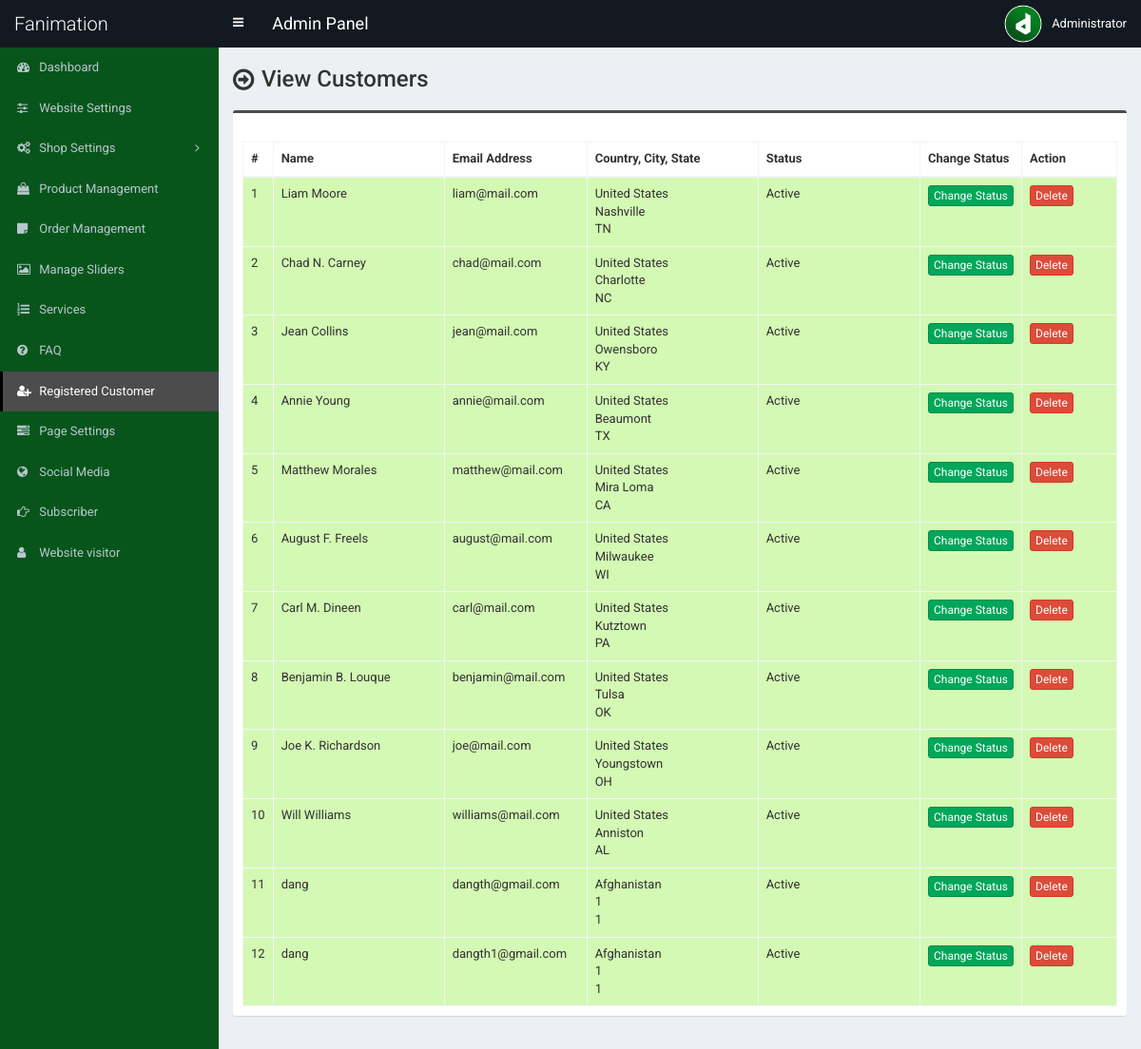
/admin/customer.php (signed in), run on an earlier commit of the app's database.
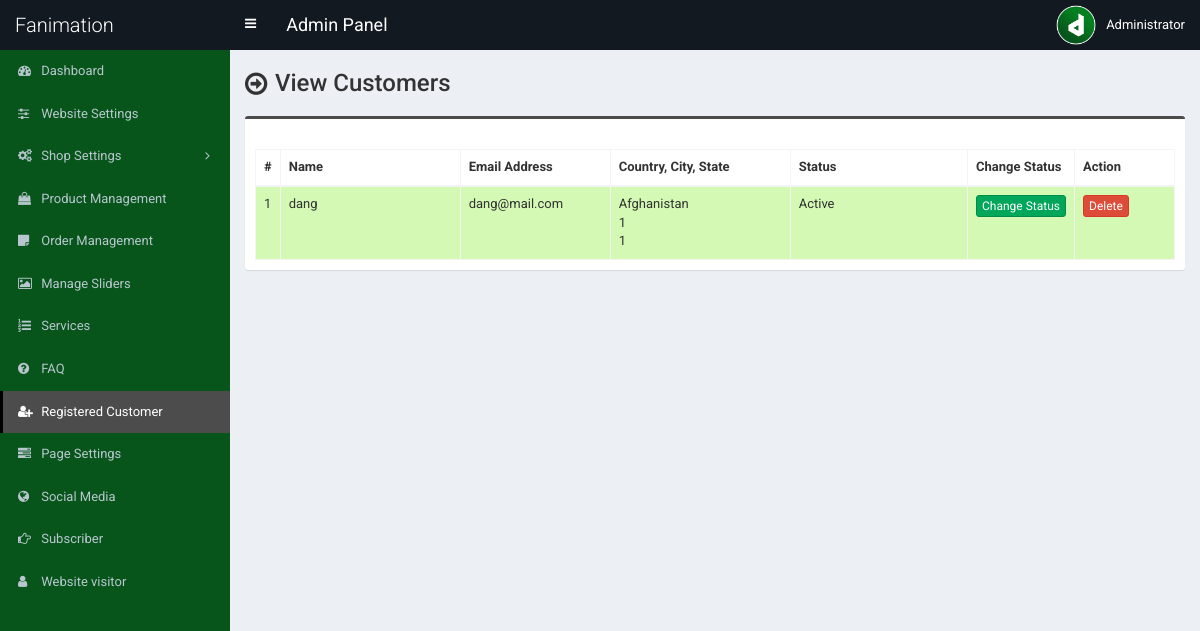
And on a later commit of the database.
### tables this page shows
CREATE TABLE `tbl_customer` (
  `cust_id` int(11) NOT NULL,
  `cust_name` varchar(100) NOT NULL,
  `cust_cname` varchar(100) NOT NULL,
  `cust_email` varchar(100) NOT NULL,
  `cust_phone` varchar(50) NOT NULL,
  `cust_country` int(11) NOT NULL,
  `cust_address` text NOT NULL,
  `cust_city` varchar(100) NOT NULL,
  `cust_state` varchar(100) NOT NULL,
  `cust_zip` varchar(30) NOT NULL,
  `cust_b_name` varchar(100) NOT NULL,
  `cust_b_cname` varchar(100) NOT NULL,
  `cust_b_phone` varchar(50) NOT NULL,
  `cust_b_country` int(11) NOT NULL,
  `cust_b_address` text NOT NULL,
  `cust_b_city` varchar(100) NOT NULL,
  `cust_b_state` varchar(100) NOT NULL,
  `cust_b_zip` varchar(30) NOT NULL,
  `cust_s_name` varchar(100) NOT NULL,
  `cust_s_cname` varchar(100) NOT NULL,
  `cust_s_phone` varchar(50) NOT NULL,
  `cust_s_country` int(11) NOT NULL,
  `cust_s_address` text NOT NULL,
  `cust_s_city` varchar(100) NOT NULL,
  `cust_s_state` varchar(100) NOT NULL,
  `cust_s_zip` varchar(30) NOT NULL,
  `cust_password` varchar(100) NOT NULL,
  `cust_token` varchar(255) NOT NULL,
  `cust_datetime` varchar(100) NOT NULL,
  `cust_timestamp` varchar(100) NOT NULL,
  `cust_status` int(1) NOT NULL
);

CREATE TABLE `tbl_country` (
  `country_id` int(11) NOT NULL,
  `country_name` varchar(100) NOT NULL DEFAULT ''
);

### admin/customer.php (the view, shortened to what this page needs)
<?php require_once('header.php'); ?>
<section class="content-header">
	<div class="content-header-left">
		<h1>View Customers</h1>
	</div>
</section>
<section class="content">
	<div class="row">
		<div class="col-md-12">
			<div class="box box-info">
				<div class="box-body table-responsive">
					<table id="example1" class="table table-bordered table-hover table-striped">
						<thead>
							<tr>
								<th width="10">#</th>
								<th width="180">Name</th>
								<th width="150">Email Address</th>
								<th width="180">Country, City, State</th>
								<th>Status</th>
								<th width="100">Change Status</th>
								<th width="100">Action</th>
							</tr>
						</thead>
						<tbody>
							<?php
							$i=0;
							$statement = $pdo->prepare("SELECT *
														FROM tbl_customer t1
														JOIN tbl_country t2
														ON t1.cust_country = t2.country_id
													");
							$statement->execute();
							$result = $statement->fetchAll(PDO::FETCH_ASSOC);
							foreach ($result as $row) {
								$i++;
								?>
								<tr class="<?php if($row['cust_status']==1) {echo 'bg-g';}else {echo 'bg-r';} ?>">
									<td><?php echo $i; ?></td>
									<td><?php echo $row['cust_name']; ?></td>
									<td><?php echo $row['cust_email']; ?></td>
									<td>
										<?php echo $row['country_name']; ?><br>
										<?php echo $row['cust_city']; ?><br>
										<?php echo $row['cust_state']; ?>
									</td>
									<td><?php if($row['cust_status']==1) {echo 'Active';} else {echo 'Inactive';} ?></td>
									<td>
										<a href="customer-change-status.php?id=<?php echo $row['cust_id']; ?>" class="btn btn-success btn-xs">Change Status</a>
									</td>
									<td>
										<a href="#" class="btn btn-danger btn-xs" data-href="customer-delete.php?id=<?php echo $row['cust_id']; ?>" data-toggle="modal" data-target="#confirm-delete">Delete</a>
									</td>
								</tr>
								<?php
							}
							?>
						</tbody>
					</table>
				</div>
			</div>
		</div>
	</div>
</section>
<?php require_once('footer.php'); ?>

What changed in the data, as far as the page shows it:
removed tbl_customer: cust_name "Liam Moore", cust_email "liam@mail.com", tbl_country.country_name "United States", cust_city "Nashville", cust_state "TN", cust_status "Active"
removed tbl_customer: cust_name "Chad N. Carney", cust_email "chad@mail.com", tbl_country.country_name "United States", cust_city "Charlotte", cust_state "NC", cust_status "Active"
removed tbl_customer: cust_name "Jean Collins", cust_email "jean@mail.com", tbl_country.country_name "United States", cust_city "Owensboro", cust_state "KY", cust_status "Active"
removed tbl_customer: cust_name "Annie Young", cust_email "annie@mail.com", tbl_country.country_name "United States", cust_city "Beaumont", cust_state "TX", cust_status "Active"
removed tbl_customer: cust_name "Matthew Morales", cust_email "matthew@mail.com", tbl_country.country_name "United States", cust_city "Mira Loma", cust_state "CA", cust_status "Active"
removed tbl_customer: cust_name "August F. Freels", cust_email "august@mail.com", tbl_country.country_name "United States", cust_city "Milwaukee", cust_state "WI", cust_status "Active"
removed tbl_customer: cust_name "Carl M. Dineen", cust_email "carl@mail.com", tbl_country.country_name "United States", cust_city "Kutztown", cust_state "PA", cust_status "Active"
removed tbl_customer: cust_name "Benjamin B. Louque", cust_email "benjamin@mail.com", tbl_country.country_name "United States", cust_city "Tulsa", cust_state "OK", cust_status "Active"
removed tbl_customer: cust_name "Joe K. Richardson", cust_email "joe@mail.com", tbl_country.country_name "United States", cust_city "Youngstown", cust_state "OH", cust_status "Active"
removed tbl_customer: cust_name "Will Williams", cust_email "williams@mail.com", tbl_country.country_name "United States", cust_city "Anniston", cust_state "AL", cust_status "Active"
removed tbl_customer: cust_name "dang", cust_email "dangth1@gmail.com", tbl_country.country_name "Afghanistan", cust_city "1", cust_state "1", cust_status "Active"
changed tbl_customer "dang": cust_email "dangth@gmail.com" → "dang@mail.com"
